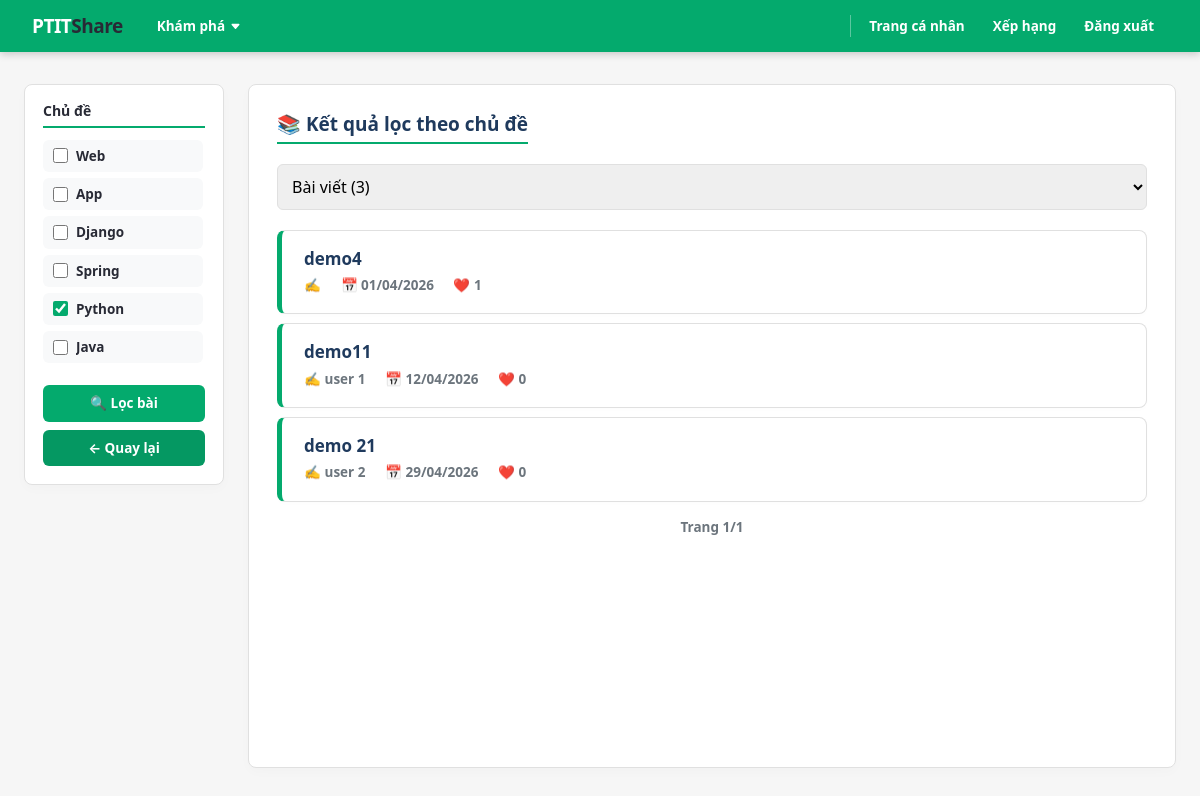
/blog/filter/?topics=5 (signed in), run on an earlier commit of the app's database.
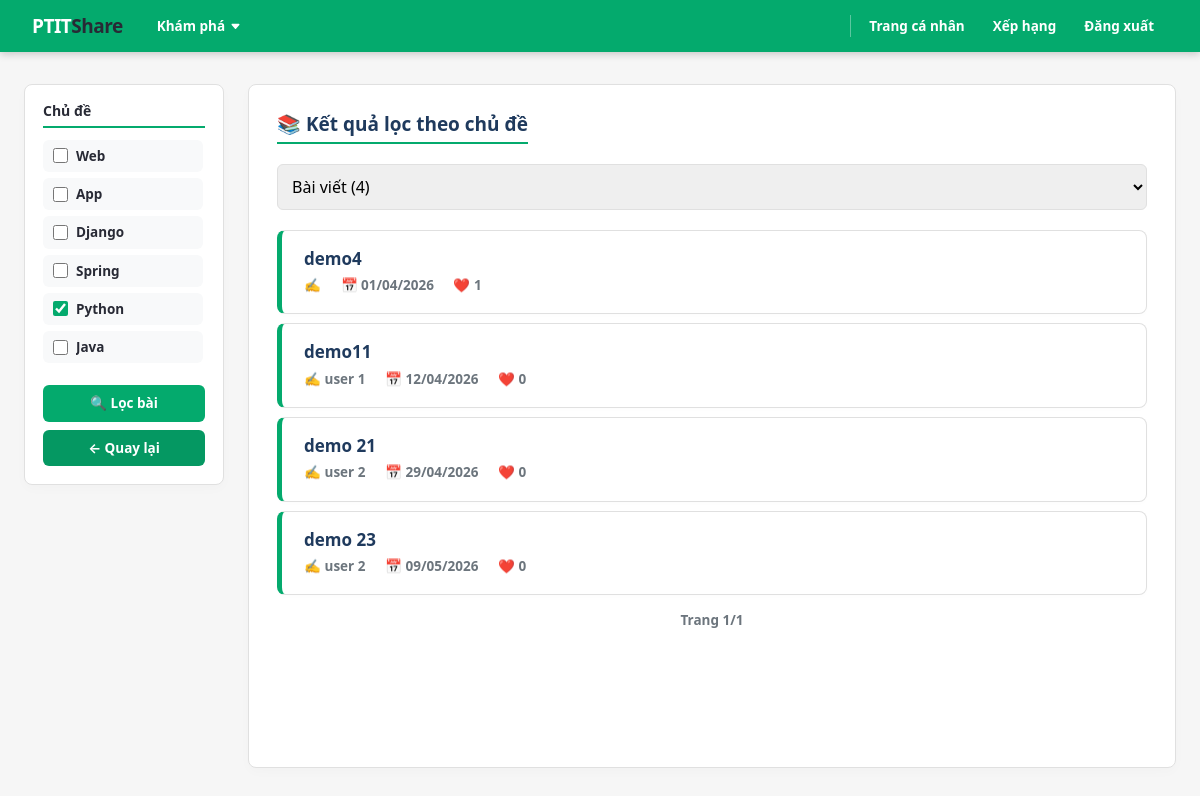
And on a later commit of the database.
### blog/models.py (models this page shows, shortened)
class Topic(models.Model):
    name = models.CharField(max_length=255, unique=True)

class Article(models.Model):
    title = models.CharField(max_length=255)
    like = models.IntegerField(default=0)
    content = RichTextField()
    author = models.ForeignKey(User, on_delete=models.CASCADE)
    topic = models.ManyToManyField(Topic, blank=True)
    created_at = models.DateTimeField(auto_now_add=True)

class User(AbstractUser):
    GENDER_CHOICES = [
        ('Nam', 'Nam'),
        ('Nữ', 'Nữ'),
    ]
    name = models.CharField()
    gender = models.CharField(max_length=10, choices=GENDER_CHOICES)
    birth = models.DateField(null=True, blank=True)
    email = models.EmailField(unique=True)
    mark = models.IntegerField(default=0)

### blog/views.py (the view)
# urls.py: path('filter/', views.filter, name="filter"),
@login_required(login_url='blog:login')
def filter(request):
    topics = Topic.objects.all()
    selected_topics = request.GET.getlist('topics')
    articles = Article.objects.filter(topic__id__in=selected_topics).distinct()
    tests = Test.objects.filter(topic__id__in=selected_topics).distinct()
    practices = Practice.objects.filter(topic__id__in=selected_topics).distinct()
    page_number = request.GET.get('page')
    paginator_articles = Paginator(articles, 10)
    page_obj_articles = paginator_articles.get_page(page_number)
    paginator_tests = Paginator(tests, 10)  # Giả sử mỗi trang 10 mục
    page_obj_tests = paginator_tests.get_page(page_number)
    paginator_practices = Paginator(practices, 10)
    page_obj_practices = paginator_practices.get_page(page_number)
    return render(request, 'filter.html', {
        'topics': topics,
        'articles': page_obj_articles,
        'tests' : page_obj_tests,
        'practices' : page_obj_practices,
        'selected_topics': selected_topics,
    })

### blog/templates/filter.html (shortened to what this page needs)
<!DOCTYPE html>
<html lang="vi">
<head>
    <link rel="stylesheet" href="https://cdn.jsdelivr.net/npm/bootstrap@5.3.2/dist/css/bootstrap.min.css">
</head>
<body>
<nav class="navbar">
    <a class="nav-logo" href="#">PTIT<span>Share</span></a>
    <div class="nav-dropdown">
        <div class="nav-dropdown-btn">
            Khám phá
            <svg xmlns="http://www.w3.org/2000/svg" width="11" height="11" fill="currentColor" viewBox="0 0 16 16">
                <path d="M7.247 11.14 2.451 5.658C1.885 5.013 2.345 4 3.204 4h9.592a1 1 0 0 1 .753 1.659l-4.796 5.48a1 1 0 0 1-1.506 0z"/>
            </svg>
        </div>
    </div>
    <a href="{% url 'blog:this_user' %}" class="nav-link">Trang cá nhân</a>
    <a href="{% url 'blog:user-list' %}" class="nav-link">Xếp hạng</a>
    <a href="{% url 'blog:logout' %}" class="nav-link">Đăng xuất</a>
</nav>
<div class="container">
    <aside class="sidebar">
        <h2>Chủ đề</h2>
        <form method="get" action="">
            <div class="topic-group">
                {% for topic in topics %}
                    <label>
                        <input type="checkbox" name="topics" value="{{ topic.id }}"
                               {% if topic.id|stringformat:"s" in selected_topics %}checked{% endif %}>
                        <span>{{ topic.name }}</span>
                    </label>
                {% endfor %}
            </div>
            <div class="sidebar-buttons">
                <button type="submit" class="btn-action btn-submit">🔍 Lọc bài</button>
                <a href="{% url 'blog:home' %}" class="btn-action btn-back">← Quay lại</a>
            </div>
        </form>
    </aside>
    <main class="content">
        <h2>📚 Kết quả lọc theo chủ đề</h2>
        <div style="margin-bottom: 20px;">
            <select id="resultTypeSelector" onchange="showResult()" style="padding: 10px; border-radius: 6px; border: 1px solid var(--border); width: 100%; cursor: pointer;">
                <option value="articles">Bài viết ({{ articles.paginator.count }})</option>
            </select>
        </div>
     <div id="articles-container" class="result-container">
        <div class="articles-grid" >
            {% if articles %}
                {% for article in articles %}
                    <div class="article-card">
                        <h3><a href="{% url 'blog:article' article.id %}">{{ article.title }}</a></h3>
                        <div class="article-meta">
                            <span>✍️ <strong>{{ article.author.name }}</strong></span>
                            <span>📅 {{ article.created_at|date:"d/m/Y" }}</span>
                            <span>❤️ {{ article.likes.count }}</span>
                        </div>
                    </div>
                {% endfor %}
            {% else %}
                <div class="empty-state"><p>😔 Không tìm thấy bài viết nào.</p></div>
            {% endif %}
        </div>
        <div class="pagination">
            <span>Trang {{ articles.number }}/{{ articles.paginator.num_pages }}</span>
        </div>
    </div>
    </main>
</div>
</body>
</html>

What changed in the data, as far as the page shows it:
added Article: title "demo 23", author.name "user 2", created_at "09/05/2026", likes.count "0"
Also different on the page:
form field value: "Bài viết (3)" → "Bài viết (4)"
